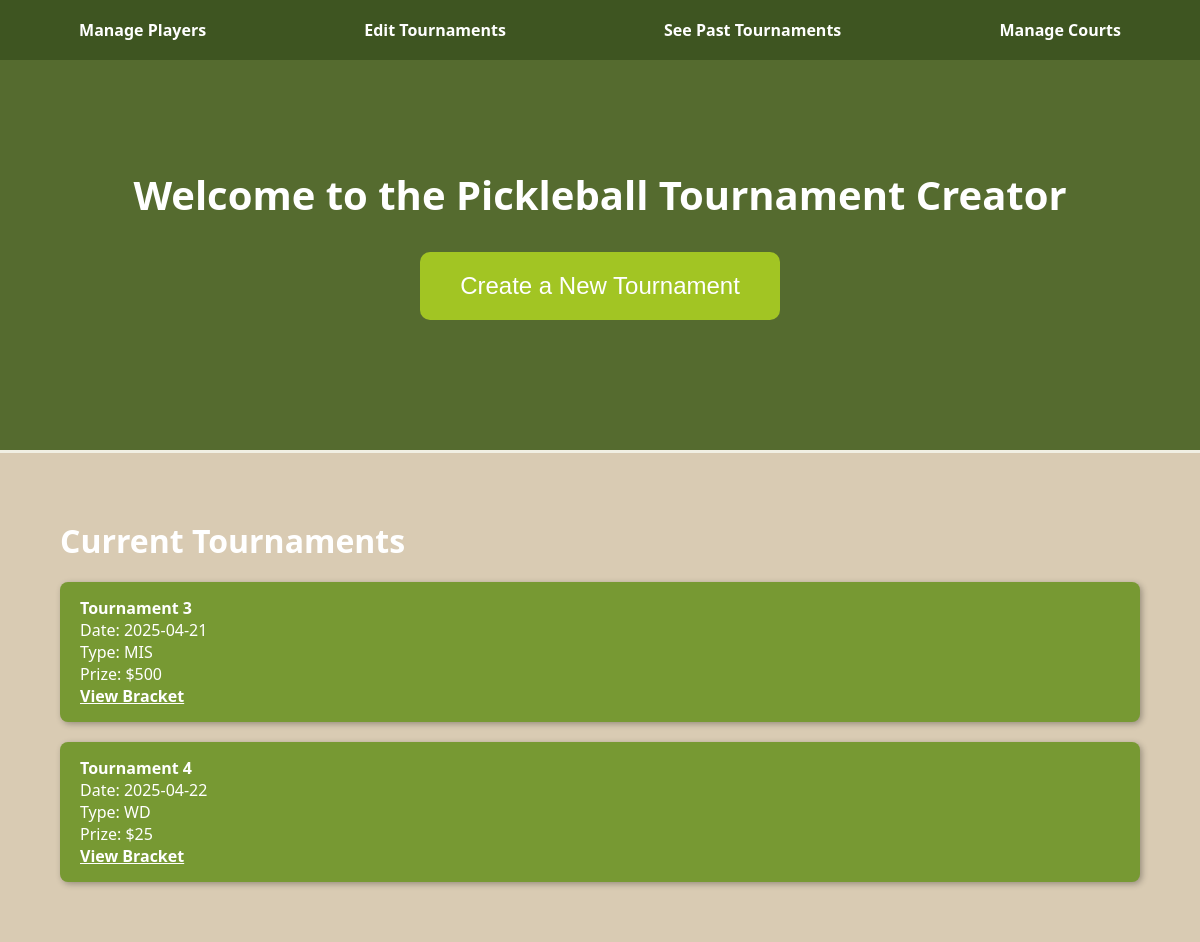
The page / on the database its author committed.
### tables this page shows
CREATE TABLE TOURNAMENT (
    T_ID INTEGER PRIMARY KEY,
    Date TEXT NOT NULL,
    Type TEXT,
    Prize INTEGER,
    C_ID INTEGER,
    Status TEXT DEFAULT 'active',
    FOREIGN KEY (C_ID) REFERENCES COURT_PARK(C_ID)
);

### app.py (the view)
@app.route('/')
def index():
    conn = get_db_connection()
    tournaments = conn.execute("SELECT * FROM TOURNAMENT WHERE Status = 'active'").fetchall()
    conn.close()
    return render_template('index.html', tournaments=tournaments)

### app.py (called while the page is built)
def get_db_connection():
    conn = sqlite3.connect(DATABASE)
    conn.row_factory = sqlite3.Row
    return conn

### templates/index.html (shortened to what this page needs)
<!DOCTYPE html>
<html>
<head>
</head>
<body>
  <div class="top-nav">
    <a href="{{ url_for('manage_players') }}">Manage Players</a>
    <a href="{{ url_for('edit_tournaments') }}">Edit Tournaments</a>
    <a href="{{ url_for('past_tournaments') }}">See Past Tournaments</a>
    <a href="{{ url_for('manage_courts') }}">Manage Courts</a>
  </div>
  <div class="hero-section">
    <h1>Welcome to the Pickleball Tournament Creator</h1>
    <a href="{{ url_for('create_tournament') }}">
      <button class="create-button">Create a New Tournament</button>
    </a>
  </div>
  <div class="tournaments">
    <h2>Current Tournaments</h2>
    {% for t in tournaments %}
      <div class="tournament-card">
        <strong>Tournament {{ t['T_ID'] }}</strong><br>
        Date: {{ t['Date'] }}<br>
        Type: {{ t['Type'] }}<br>
        Prize: ${{ t['Prize'] }}<br>
        <a href="{{ url_for('edit_bracket', tournament_id=t['T_ID']) }}">View Bracket</a>
      </div>
    {% else %}
      <p>No active tournaments right now.</p>
    {% endfor %}
  </div>
</body>
</html>

### templates/index.html (style rules this page uses)
body { margin: 0; font-family: 'Segoe UI', sans-serif; background-color: #556B2F; color: #fff; }
.top-nav { display: flex; justify-content: space-around; align-items: center; background-color: #3E5521; height: 60px; position: sticky; top: 0; z-index: 100; }
.top-nav a { color: white; text-decoration: none; font-weight: bold; padding: 12px 20px; transition: background 0.3s, color 0.3s; }
.hero-section { text-align: center; padding: 80px 20px; }
.hero-section h1 { font-size: 2.5em; margin-bottom: 30px; }
.create-button { padding: 20px 40px; font-size: 1.5em; background-color: #A2C523; border: none; color: #fff; border-radius: 10px; cursor: pointer; transition: background 0.3s; }
.tournaments { background-color: #D9CBB3; padding: 40px 60px; margin-top: 50px; border-top: 3px solid #F1EFE3; }
.tournaments h2 { color: #fff; font-size: 2em; margin-bottom: 20px; }
.tournament-card { background-color: #779933; padding: 15px 20px; border-radius: 8px; margin-bottom: 20px; color: #fff; box-shadow: 2px 2px 6px rgba(0, 0, 0, 0.3); }
.tournament-card a { color: #fff; font-weight: bold; text-decoration: underline; }

### rows shown on the page
TOURNAMENT: T_ID "3", Date "2025-04-21", Type "MIS", Prize "500"
TOURNAMENT: T_ID "4", Date "2025-04-22", Type "WD", Prize "25"
